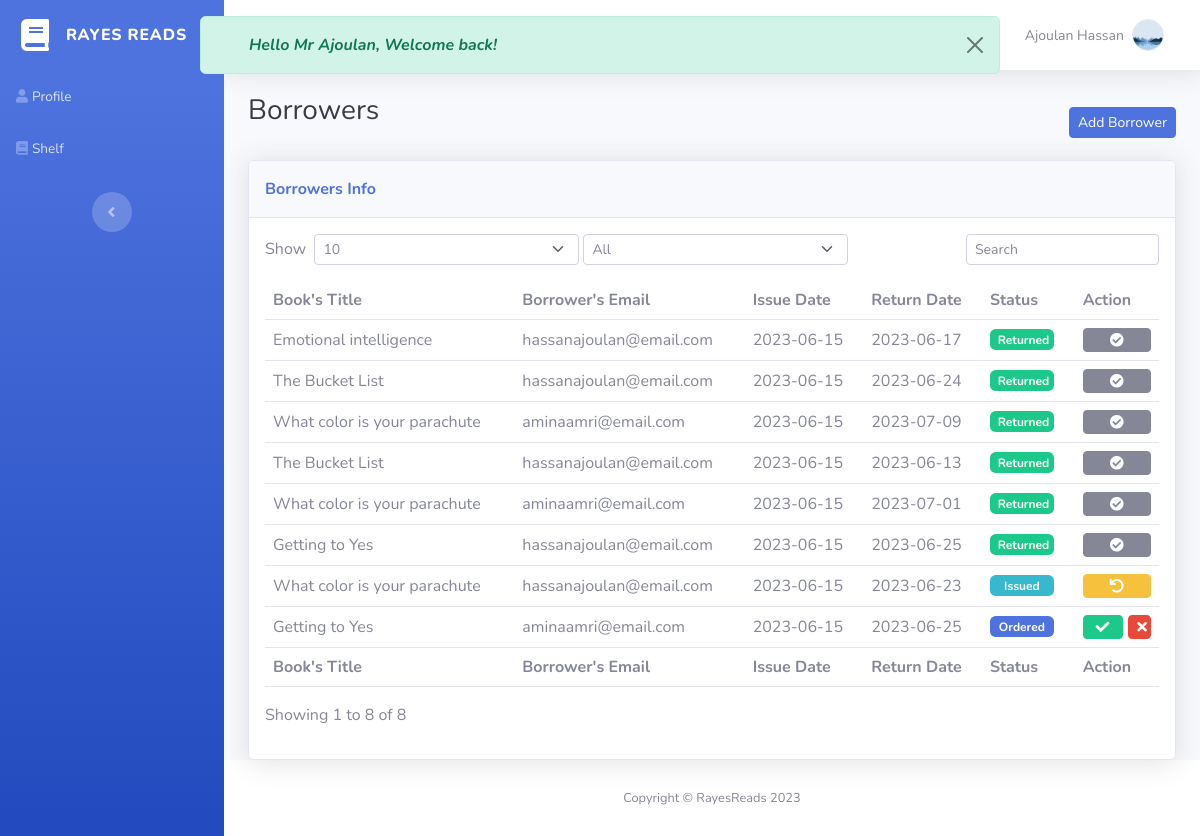
The app's page /Borrowers.php (signed in) with its own data.
### tables this page shows
CREATE TABLE `users` (
  `ID_User` int(11) NOT NULL,
  `Cin` varchar(255) NOT NULL,
  `First_Name` varchar(255) NOT NULL,
  `Last_Name` varchar(255) NOT NULL,
  `Email` varchar(255) NOT NULL,
  `Phone_Number` varchar(255) NOT NULL,
  `Pass_key` varchar(255) NOT NULL,
  `Is_Admin` tinyint(1) NOT NULL,
  `Avatar` varchar(255) NOT NULL
);

CREATE TABLE `borrowers` (
  `ID_Borrower` int(11) NOT NULL,
  `ID_User` int(11) NOT NULL,
  `ID_Book` int(11) NOT NULL,
  `Issue_Date` date NOT NULL,
  `Return_Date` date NOT NULL,
  `Status` enum('Issued','Returned','Not Returned','Ordered') NOT NULL
);

CREATE TABLE `books` (
  `ID_Book` int(11) NOT NULL,
  `Title` varchar(255) NOT NULL,
  `Author` varchar(255) NOT NULL,
  `ISBN` varchar(255) NOT NULL,
  `Quantity` int(11) NOT NULL,
  `Picture` varchar(255) NOT NULL
);

### Borrowers.php (the view, shortened to what this page needs)
<?php
if (isset($_SESSION["user_id"])) {
    $mysqli = require "db.php";
    $sql = "SELECT * FROM users WHERE ID_User = {$_SESSION["user_id"]}";
    $result = $mysqli->query($sql);
    $user = $result->fetch_assoc();
} else {
    header("location:login.php");
}
?>
<head>
    <link rel="stylesheet" href="assets/bootstrap/css/bootstrap.min.css">
    <link rel="stylesheet" href="assets/fonts/fontawesome-all.min.css">
    <link rel="stylesheet" href="assets/css/borrowers.css">
    <link rel="stylesheet" href="assets/css/Nunito.css">
    <link rel="stylesheet" href="assets/css/style.css">
</head>
<body id="page-top">
    <div id="wrapper">
        <?php include("sidebar.php"); ?>
        <div class="d-flex flex-column" id="content-wrapper">
            <div id="content">
                <?php include("navbar.php"); ?>
                <div class="container-fluid">
                    <div class="d-sm-flex justify-content-between align-items-center mb-2">
                        <h3 class="text-dark mb-4">Borrowers</h3>
                        <a id="addBorrowerButton" class="btn btn-primary btn-sm d-none d-sm-inline-block" role="button"
                            href="#">Add Borrower</a>
                    </div>
                    <div class="card shadow">
                        <div class="card-header py-3">
                            <p class="text-primary m-0 fw-bold">Borrowers Info</p>
                        </div>
                        <div class="card-body">
                            <div class="row">
                                <div class="col-md-6 text-nowrap">
                                    <div id="dataTable_length" class="dataTables_length" aria-controls="dataTable">
                                        <label class="form-label">Show&nbsp;
                                            <select class="d-inline-block form-select form-select-sm">
                                                <option value="10" selected="">10</option>
                                            </select>
                                            <select id="statusFilter"
                                                class="filter d-inline-block form-select form-select-sm">
                                                <option value="all" selected="">All</option>
                                            </select>
                                            &nbsp;</label>
                                    </div>
                                </div>
                                <div class="col-md-6">
                                    <div class="text-md-end dataTables_filter" id="dataTable_filter">
                                        <label class="form-label">
                                            <input id="searchInput" type="search" class="form-control form-control-sm"
                                                aria-controls="dataTable" placeholder="Search"></label></div>
                                </div>
                            </div>
                            <div class="table-responsive table mt-2" id="dataTable" role="grid"
                                aria-describedby="dataTable_info">
                                <table class="table table-hover my-0" id="dataTable">
                                    <thead>
                                        <tr>
                                            <th>Book's Title</th>
                                            <th>Borrower's Email</th>
                                            <th>Issue Date</th>
                                            <th>Return Date</th>
                                            <th>Status</th>
                                            <th colspan="2">Action</th>
                                        </tr>
                                    </thead>
                                    <tbody>
                                        <?php
                                        $mysqli = require("db.php");
                                        $sql = "SELECT borrowers.ID_Borrower, users.Last_Name, users.First_Name, users.Email, books.Title, borrowers.Issue_Date, borrowers.Return_Date, borrowers.Status
                                        FROM borrowers
                                        INNER JOIN books ON borrowers.ID_Book = books.ID_Book
                                        INNER JOIN users ON borrowers.ID_User = users.ID_User";
                                        $result = $mysqli->query($sql);
                                        while ($borrower = $result->fetch_assoc()) {
                                            $borrowerId = $borrower['ID_Borrower'];
                                            $status = $borrower['Status'];
                                            ?>
                                            <tr data-status="<?php echo $status; ?>">
                                                <td class="align-middle">
                                                    <?php echo $borrower['Title']; ?>
                                                </td>
                                                <td class="align-middle">
                                                    <?php echo $borrower['Email']; ?>
                                                </td>
                                                <td class="align-middle">
                                                    <?php echo $borrower['Issue_Date']; ?>
                                                </td>
                                                <td class="align-middle">
                                                    <?php echo $borrower['Return_Date']; ?>
                                                </td>
                                                <td class="align-middle">
                                                    <?php if ($status == 'Ordered') { ?>
                                                        <span class="badge badge-pill bg-primary col-10">
                                                            <?php echo $status; ?>
                                                        </span>
                                                    <?php } elseif ($status == 'Issued') { ?>
                                                        <span class="badge badge-pill bg-info col-10">
                                                            <?php echo $status; ?>
                                                        </span>
                                                    <?php } elseif ($status == 'Returned') { ?>
                                                        <span class="badge badge-pill bg-success col-10">
                                                            <?php echo $status; ?>
                                                        </span>
                                                    <?php } elseif ($status == 'Not Returned') { ?>
                                                        <span class="badge badge-pill bg-danger col-10">
                                                            <?php echo $status; ?>
                                                        </span>
                                                    <?php } ?>
                                                </td>
                                                <td class="align-middle">
                                                    <?php if ($status == 'Ordered') { ?>
                                                        <span class="d-flex justify-content-between">
                                                            <a href="update-status.php?id=<?php echo $borrowerId; ?>&Status=Issued"
                                                                class="btn btn-success btn-sm text-white col-7"
                                                                title="Accept"><i class="fas fa-check"></i></a>
                                                            <a href="delete-borrower.php?id=<?php echo $borrowerId; ?>"
                                                                class="btn btn-danger btn-sm col-4" title="Reject"><i
                                                                    class="fas fa-times"></i></a>
                                                        </span>
                                                    <?php } elseif ($status == 'Issued') { ?>
                                                        <a href="update-status.php?id=<?php echo $borrowerId; ?>&Status=Returned"
                                                            class="btn btn-warning btn-sm text-white col-12" title="Return"><i
                                                                class="fas fa-undo"></i></a>
                                                    <?php } elseif ($status == 'Returned') { ?>
                                                        <span class="d-flex justify-content-between">
                                                            <a class="btn btn-secondary btn-sm text-white col-12"
                                                                title="Returned" disabled><i
                                                                    class="fas fa-check-circle"></i></a>
                                                        </span>
                                                    <?php } ?>
                                                </td>
                                            </tr>
                                        <?php }
                                        ?>
                                    </tbody>
                                    <tfoot>
                                        <tr>
                                            <td><strong>Book's Title</strong></td>
                                            <td><strong>Borrower's Email</strong></td>
                                            <td><strong>Issue Date</strong></td>
                                            <td><strong>Return Date</strong></td>
                                            <td><strong>Status</strong></td>
                                            <td colspan="2"><strong>Action</strong></td>
                                        </tr>
                                    </tfoot>
                                </table>
                            </div>
                            <div class="row">
                                <div class="col-md-6 align-self-center">
                                    <p id="dataTable_info" class="dataTables_info" role="status" aria-live="polite">
                                        <?php
                                        $mysqli = require("db.php");
                                        $sql = "SELECT COUNT(*) AS total FROM borrowers";
                                        $result = $mysqli->query($sql);
                                        $row = $result->fetch_assoc();
                                        $totalborrowers = $row['total'];
                                        echo "Showing 1 to " . $totalborrowers . " of " . $totalborrowers;
                                        ?>
                                    </p>
                                </div>
                            </div>
                        </div>
                    </div>
                </div>
            </div>
            <?php include("footer.php"); ?>
        </div><a class="text-center border rounded scroll-to-top" href="#page-top"><i class="fas fa-angle-up"></i></a>
    </div>
</body>

### navbar.php (shortened to what this page needs)
<?php
if (isset($user) && !isset($_SESSION['welcome_message'])) {
    ?>
    <div class="alert alert-success alert-dismissible custom-alert right-5 top-0 fade show position-fixed mt-3 start-50 col-8 px-5 translate-middle-x" role="alert">
        <em><strong>
            Hello Mr <?php echo htmlspecialchars($user["Last_Name"]); ?>, Welcome back!
            </strong></em>
        <button type="button" class="btn-close" data-bs-dismiss="alert" aria-label="Close"></button>
    </div>
    <?php
}
?>
<?php if (isset($user)): ?>
    <nav class="navbar navbar-light navbar-expand bg-white shadow mb-4 topbar static-top">
        <div class="container-fluid">
            <form class="d-none d-sm-inline-block me-auto ms-md-3 my-2 my-md-0 mw-100 navbar-search">
                <div class="input-group"><input class="bg-light form-control border-0 small" type="text"
                        placeholder="Search for ..."><button title="#" class="btn btn-primary py-0" type="button"></button></div>
            </form>
            <ul class="navbar-nav flex-nowrap ms-auto">
                <li class="nav-item dropdown no-arrow mx-1">
                    <div class="nav-item dropdown no-arrow"><a class="dropdown-toggle nav-link" aria-expanded="false"
                            data-bs-toggle="dropdown" href="#"><span class="badge bg-danger badge-counter">3+</span></a>
                    </div>
                </li>
                <li class="nav-item dropdown no-arrow mx-1">
                    <div class="nav-item dropdown no-arrow"><a class="dropdown-toggle nav-link" aria-expanded="false"
                            data-bs-toggle="dropdown" href="#"><span class="badge bg-danger badge-counter">7</span></a>
                    </div>
                </li>
                <li class="nav-item dropdown no-arrow">
                    <div class="nav-item dropdown no-arrow"><a class="dropdown-toggle nav-link" aria-expanded="false"
                            data-bs-toggle="dropdown" href="#"><span
                                class="d-none d-lg-inline me-2 text-gray-600 small"><?php echo htmlspecialchars($user["Last_Name"] . " " . $user["First_Name"]); ?></span><img
                                id="nav_profileImage" title="<?php echo htmlspecialchars($user["Last_Name"] . " " . $user["First_Name"]); ?>"
                                class="border rounded-circle img-profile" src="<?php echo htmlspecialchars($user["Avatar"]);?>"></a>
                    </div>
                </li>
            </ul>
        </div>
    </nav>
<?php endif; ?>

### assets/css/borrowers.css (style rules this page uses)
.input-group .btn { position: relative; z-index: 0; }

### assets/css/style.css (style rules this page uses)
.custom-alert { z-index: 9999; }

### records on screen
users: Last_Name "Ajoulan", Last_Name+First_Name "Ajoulan Hassan", Avatar (picture)
borrowers: ID_Book.Title "Emotional intelligence", ID_User.Email "hassanajoulan@email.com", Issue_Date "2023-06-15", Return_Date "2023-06-17", Status "Returned"
borrowers: ID_Book.Title "The Bucket List", ID_User.Email "hassanajoulan@email.com", Issue_Date "2023-06-15", Return_Date "2023-06-24", Status "Returned"
borrowers: ID_Book.Title "What color is your parachute", ID_User.Email "aminaamri@email.com", Issue_Date "2023-06-15", Return_Date "2023-07-09", Status "Returned"
borrowers: ID_Book.Title "The Bucket List", ID_User.Email "hassanajoulan@email.com", Issue_Date "2023-06-15", Return_Date "2023-06-13", Status "Returned"
borrowers: ID_Book.Title "What color is your parachute", ID_User.Email "aminaamri@email.com", Issue_Date "2023-06-15", Return_Date "2023-07-01", Status "Returned"
borrowers: ID_Book.Title "Getting to Yes", ID_User.Email "hassanajoulan@email.com", Issue_Date "2023-06-15", Return_Date "2023-06-25", Status "Returned"
borrowers: ID_Book.Title "What color is your parachute", ID_User.Email "hassanajoulan@email.com", Issue_Date "2023-06-15", Return_Date "2023-06-23", Status "Issued"
borrowers: ID_Book.Title "Getting to Yes", ID_User.Email "aminaamri@email.com", Issue_Date "2023-06-15", Return_Date "2023-06-25", Status "Ordered"

### other values on screen
$totalborrowers "8"
